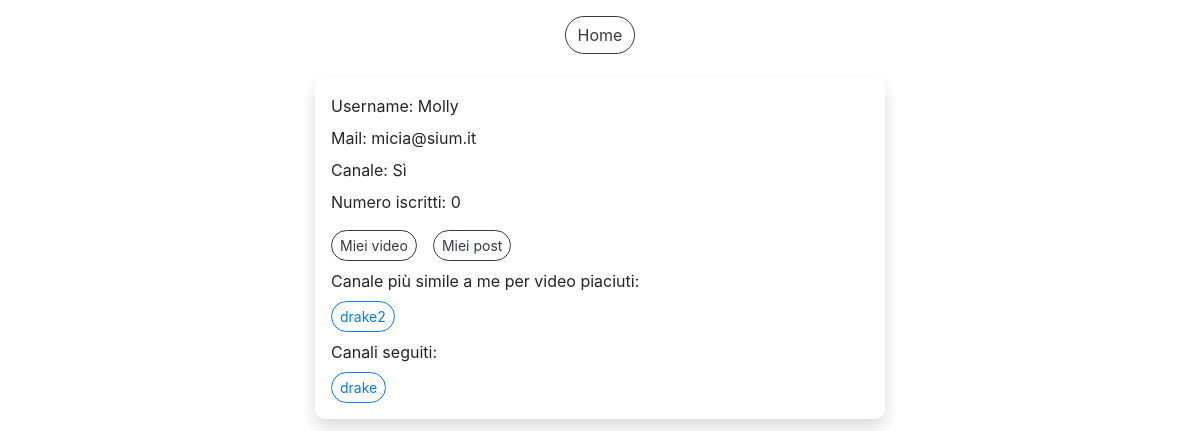
The app's page /info.php (signed in), older data.
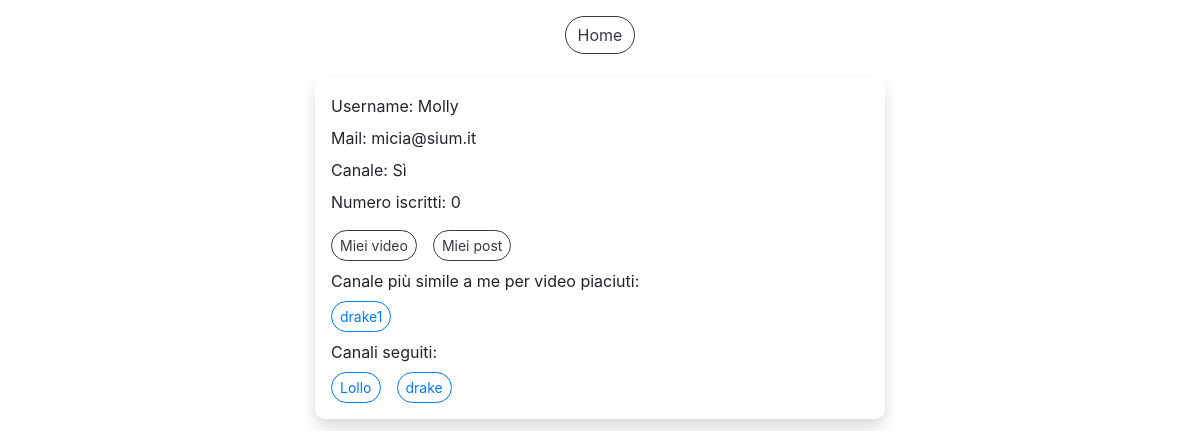
The same page, newer data.
### tables this page shows
CREATE TABLE `accounts` (
  `IdAccount` int(11) NOT NULL,
  `Username` varchar(40) NOT NULL,
  `Mail` varchar(40) NOT NULL,
  `Password` varchar(100) NOT NULL,
  `Canale` tinyint(1) NOT NULL,
  `NumeroIscritti` int(11) DEFAULT NULL
);

CREATE TABLE `iscrizioni` (
  `IdCanale` int(11) NOT NULL,
  `IdIscritto` int(11) NOT NULL,
  `DataIscrizione` datetime NOT NULL DEFAULT CURRENT_TIMESTAMP
);

### check_canale.php (called while the page is built, shortened)
<?php
  include("db.php");
  $sql="SELECT * FROM Accounts WHERE IdAccount=?";
  $query=$db->prepare($sql);
  $dati=array($_SESSION["loginID"]);
  $query->execute($dati);
  $ris=$query->fetchAll();
  foreach($ris as $row) {
    $canale=$row["Canale"];
  }
?>

### info.php (the view, shortened to what this page needs)
<!DOCTYPE html>
<html>
<head>
  <link rel="stylesheet" href="css/style.css">
  <link rel="stylesheet" href="css/custom_style.css">
</head>
<body>
  <?php
    include("db.php");
    include("check_canale.php");
  ?>
  <div class="container-fluid pt-3">
    <div class="row justify-content-center">
      <button type="button" class="btn btn-outline-dark" onclick="location.href='home.php'">Home</button>
    </div>
    <div id="infoDiv" class="row justify-content-center mt-4">
      <div class="col shadow p-3" style="border-radius: 10px 10px 10px 10px; margin: auto; max-width: 570px">
      <?php
        $canaleStr="No";
        if($canale) $canaleStr="Sì";
        foreach($ris as $row) {
          echo '<div class="mb-2">Username: '. $row["Username"] .'</div>
                <div class="mb-2">Mail: '. $row["Mail"] .'</div>
                <div class="mb-2">Canale: '. $canaleStr .'</div>';
          if($canale) {
            echo '<div class="mb-2">Numero iscritti: '. $row["NumeroIscritti"] .'</div>';
            echo '<button type="button" class="btn btn-outline-dark btn-sm mt-2 mb-2 mr-3" onclick="location.href=\'miei_video.php\'">Miei video</button>';
            echo '<button type="button" class="btn btn-outline-dark btn-sm mt-2 mb-2" onclick="location.href=\'miei_post.php\'">Miei post</button>';
          } else {
            echo '<button type="button" class="btn btn-outline-dark btn-sm mt-2 mb-2" onclick="confirmChannel()">Attiva canale</button>';
          }
          echo '<div>Canale più simile a me per video piaciuti:';
          $sql="SELECT Username, count(a1.IdAccount) AS num FROM Accounts a1, Playlists p1, Composizioni_playlists c1 WHERE a1.IdAccount=p1.IdAccount AND p1.IdPlaylist=c1.IdPlaylist AND a1.Canale=1 AND p1.TipoPlaylist=2
                AND a1.IdAccount!=? AND c1.IdVideo=ANY(SELECT c2.IdVideo FROM Playlists p2, Composizioni_playlists c2 WHERE p2.IdPlaylist=c2.IdPlaylist AND p2.TipoPlaylist=2 AND p2.IdAccount=?)
                GROUP BY a1.IdAccount ORDER BY num DESC LIMIT 1";
          $query=$db->prepare($sql);
          $dati=array($_SESSION["loginID"], $_SESSION["loginID"]);
          $query->execute($dati);
          $ris=$query->fetchAll();
          foreach($ris as $row) {
            echo '<div class="mt-2 mb-2"><button type="button" class="btn btn-outline-primary btn-sm" onclick="location.href=\'canale.php?canale='. $row["Username"] .'\'">'. $row["Username"].$row["num"] .'</button></div>';
          }
          echo '</div>';
          echo '<div>Canali seguiti:<div>';
          $sql="SELECT * FROM Accounts a, Iscrizioni i WHERE a.IdAccount=i.IdCanale AND i.IdIscritto=?";
          $query=$db->prepare($sql);
          $dati=array($_SESSION["loginID"]);
          $query->execute($dati);
          $ris=$query->fetchAll();
          foreach($ris as $row) {
            echo '<button type="button" class="btn btn-outline-primary btn-sm mr-3 mt-2" onclick="location.href=\'canale.php?canale='. $row["Username"] .'\'">'. $row["Username"] .'</button>';
          }
          echo '</div></div>';
        }
      ?>
      </div>
    </div>
  </div>
</body>
</html>

Row changes from the older to the newer data that the page shows:
added iscrizioni: IdCanale.Username "Lollo"
Text that changed along with them:
new list line: "drake 1"
list line gone: "drake 2"
